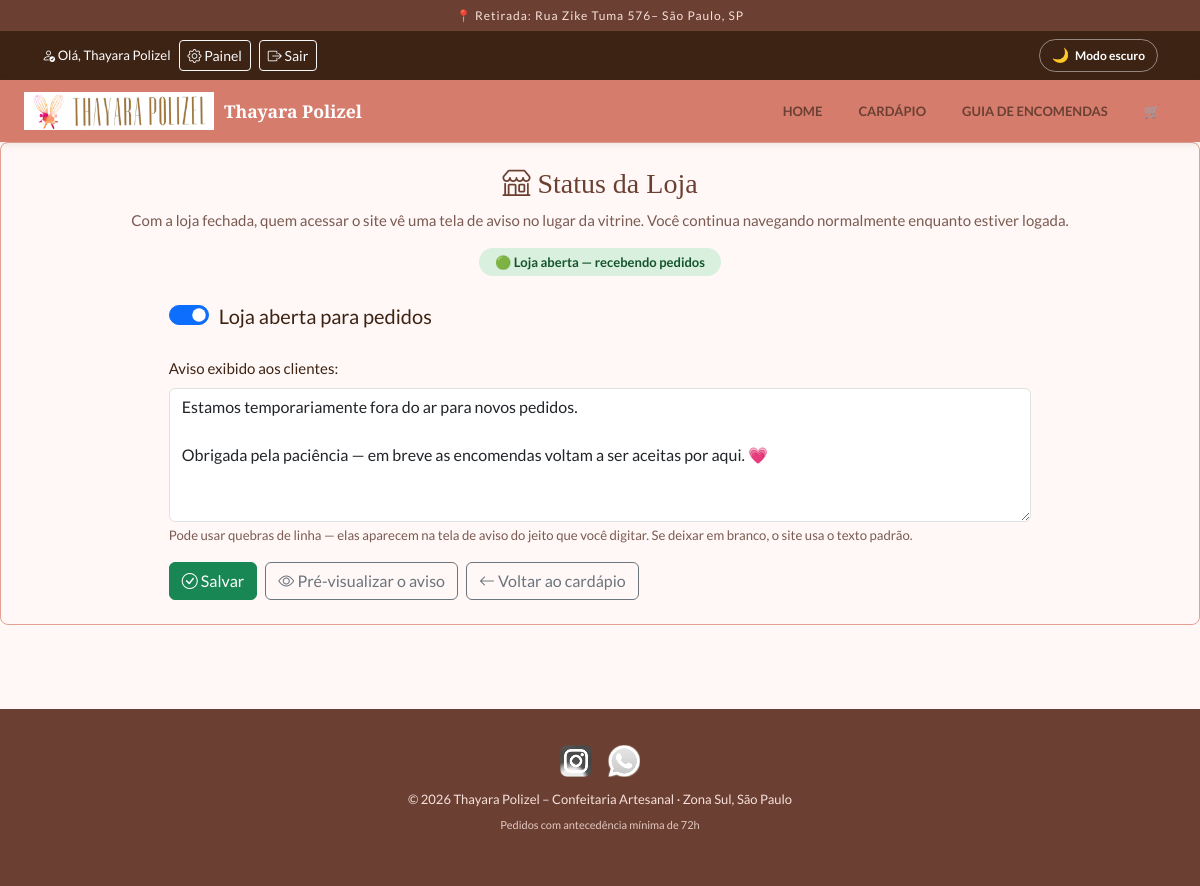
The app's page /administradora/loja-status.php (signed in) with its own data.
### tables this page shows
CREATE TABLE IF NOT EXISTS configuracoes (
    chave         VARCHAR(60) PRIMARY KEY,
    valor         TEXT NOT NULL,
    atualizado_em TIMESTAMP DEFAULT CURRENT_TIMESTAMP ON UPDATE CURRENT_TIMESTAMP
);

### src/auth.php (called while the page is built, shortened)
<?php
function usuarioLogado(): ?array
{
    return $_SESSION['usuario'] ?? null;
}
function ehAdministrador(): bool
{
    $usuario = usuarioLogado();
    return $usuario !== null && $usuario['perfil'] === 'admin';
}

### src/loja_crud.php (called while the page is built, shortened)
<?php
function buscarConfiguracao(PDO $conexao, string $chave, ?string $padrao = null): ?string
{
    $sql = "SELECT valor FROM configuracoes WHERE chave = :chave LIMIT 1";
    $consulta = $conexao->prepare($sql);
    $consulta->bindValue(':chave', $chave);
    $consulta->execute();
    $linha = $consulta->fetch(PDO::FETCH_ASSOC);
    return $linha === false ? $padrao : $linha['valor'];
}
function lojaEstaAberta(PDO $conexao): bool
{
    try {
        return buscarConfiguracao($conexao, CHAVE_LOJA_ABERTA, '1') === '1';
    } catch (Throwable $e) {
        return true;
    }
}
function mensagemLojaFechada(PDO $conexao): string
{
    try {
        $mensagem = buscarConfiguracao($conexao, CHAVE_LOJA_MENSAGEM, MENSAGEM_PADRAO);
    } catch (Throwable $e) {
        $mensagem = MENSAGEM_PADRAO;
    }
    return trim((string) $mensagem) === '' ? MENSAGEM_PADRAO : $mensagem;
}

### administradora/loja-status.php (the view, shortened to what this page needs)
<?php
require_once __DIR__ . '/../config.php';
require_once BASE_PATH . '/src/loja_crud.php';
try {
    $mensagem   = mensagemLojaFechada($conexao);
} catch (Throwable $e) {
    $erro       = "Não foi possível ler o status da loja. Detalhes: <br>" . $e->getMessage();
    $lojaAberta = true;
    $mensagem   = MENSAGEM_PADRAO;
}
require_once BASE_PATH . '/includes/cabecalho.php';
?>
<section class="mb-4 border rounded-3 p-4" style="border-color: var(--borda) !important;">
    <h3 class="text-center"><i class="bi bi-shop"></i> Status da Loja</h3>
    <p class="text-center" style="color:var(--texto-suave);">
        Com a loja fechada, quem acessar o site vê uma tela de aviso no lugar
        da vitrine. Você continua navegando normalmente enquanto estiver logada.
    </p>
    <div class="text-center mb-4">
        <span class="status-loja <?= $lojaAberta ? 'aberta' : 'fechada' ?>">
            <?= $lojaAberta ? '🟢 Loja aberta — recebendo pedidos' : '🔴 Loja fechada — clientes veem o aviso' ?>
        </span>
    </div>
    <form action="" method="post" class="w-75 mx-auto">
        <div class="form-check form-switch fs-5 mb-4">
            <input class="form-check-input" type="checkbox" role="switch"
                   name="loja_aberta" id="loja_aberta" <?= $lojaAberta ? 'checked' : '' ?>>
            <label class="form-check-label" for="loja_aberta">
                Loja aberta para pedidos
            </label>
        </div>
        <div class="form-group mb-3">
            <label for="mensagem" class="form-label">Aviso exibido aos clientes:</label>
            <textarea name="mensagem" id="mensagem" class="form-control" rows="5"
                      placeholder="<?= htmlspecialchars(MENSAGEM_PADRAO, ENT_QUOTES, 'UTF-8') ?>"><?= htmlspecialchars($mensagem, ENT_QUOTES, 'UTF-8') ?></textarea>
            <small style="color:var(--texto-suave);">
                Pode usar quebras de linha — elas aparecem na tela de aviso do jeito que você digitar.
                Se deixar em branco, o site usa o texto padrão.
            </small>
        </div>
        <div class="d-flex gap-2 flex-wrap">
            <button class="btn btn-success" type="submit">
                <i class="bi bi-check-circle"></i> Salvar
            </button>
            <a class="btn btn-outline-secondary" href="<?= BASE_URL ?>/loja-fechada.php" target="_blank">
                <i class="bi bi-eye"></i> Pré-visualizar o aviso
            </a>
            <a class="btn btn-outline-secondary" href="<?= BASE_URL ?>/administradora/cardapio-adm.php">
                <i class="bi bi-arrow-left"></i> Voltar ao cardápio
            </a>
        </div>
    </form>
</section>
<?php require_once BASE_PATH . '/includes/rodape.php'; ?>

### css/style.css (style rules this page uses)
:root { --rosa-fundo: #fff8f6; --rosa-pastel: #f7e0db; --rosa-claro: #e5a095; --rosa-escuro: #c96a5a; --marrom: #6b4032; --marrom-claro: #7a5a52; --marrom-escuro: #3d2314; --radius: 12px; --fundo: var(--rosa-fundo); --superficie: #ffffff; --superficie-2: var(--rosa-pastel); --texto: var(--marrom-escuro); --texto-suave: var(--marrom-claro); --titulo: var(--marrom); --destaque: var(--rosa-escuro); --destaque-texto: var(--rosa-escuro); --borda: var(--rosa-claro); --sombra: rgba(107,64,50,.12); --sombra-forte: rgba(107,64,50,.20); --navbar-bg: #d67c6d; --navbar-texto: #ffffff; --nav-link: var(--marrom); --banner-1: var(--rosa-claro); --banner-2: #d67c6d; --banner-3: var(--rosa-escuro); --premium-bg: #fff8e1; --premium-borda: #f0c040; --premium-texto: #7a5900; }
body, .card-produto, .guia-card, .painel-carrinho, .rodape, .navbar-thay, .card-categoria, .cat-label { transition: background-color .25s ease, color .25s ease, border-color .25s ease; }
*, *::before, *::after { box-sizing: border-box; }
body { margin:0; font:15px/1.6 'Lato',sans-serif; background:var(--fundo); color:var(--texto); }
h1,h2,h3 { color:var(--titulo); font-family:'Playfair Display',serif; }
.status-loja { display:inline-flex; align-items:center; gap:8px; padding:6px 16px; border-radius:30px; font:700 13px 'Lato',sans-serif; }
.status-loja.aberta { background:#d8f0dd; color:#14532d; }

### records on screen
configuracoes: valor "☑"
configuracoes: mensagem "Estamos temporariamente fora do ar para novos pedidos. Obrigada pela paciência — em breve as encomendas voltam a ser aceitas por aqui. 💗"

### other values on screen
$usuarioAtual['nome'] "Thayara Polizel"
